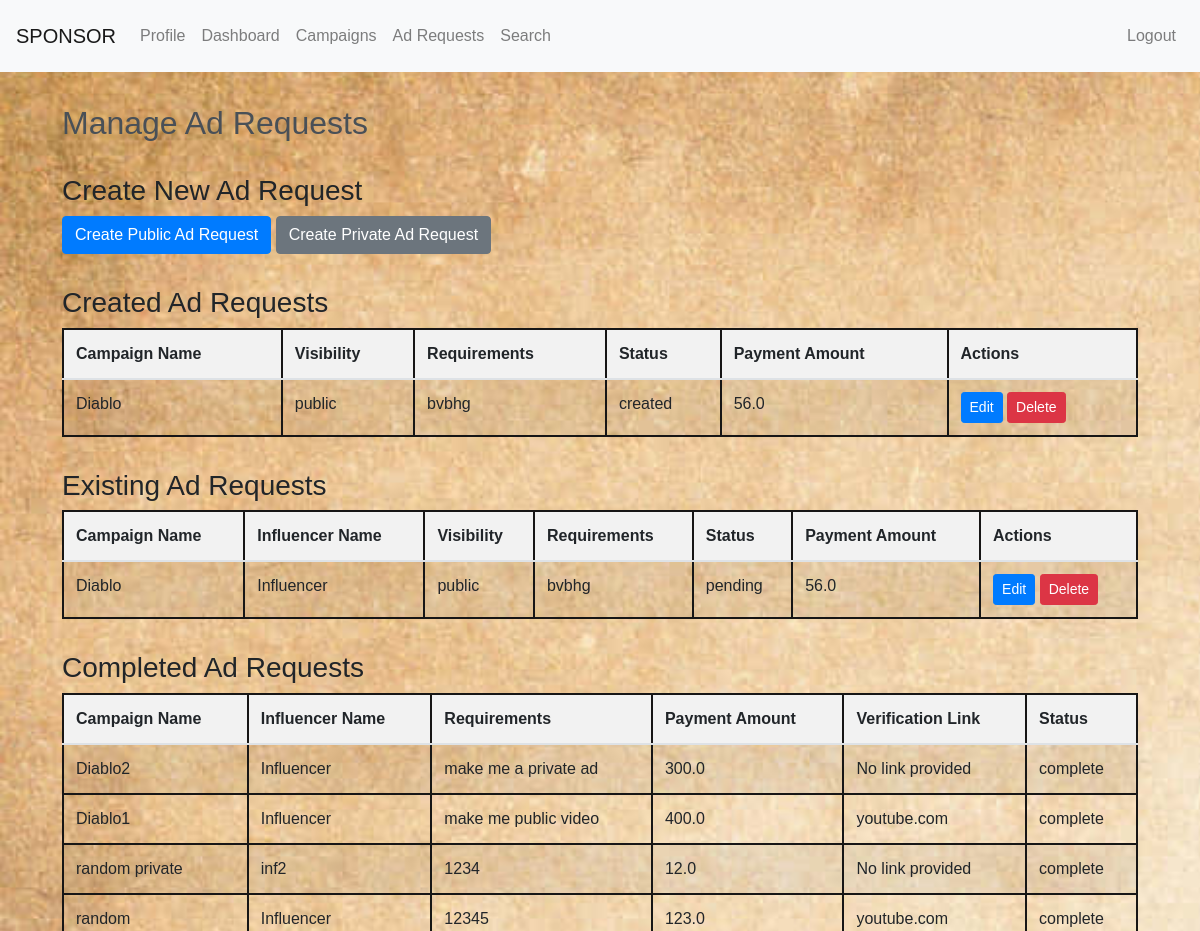
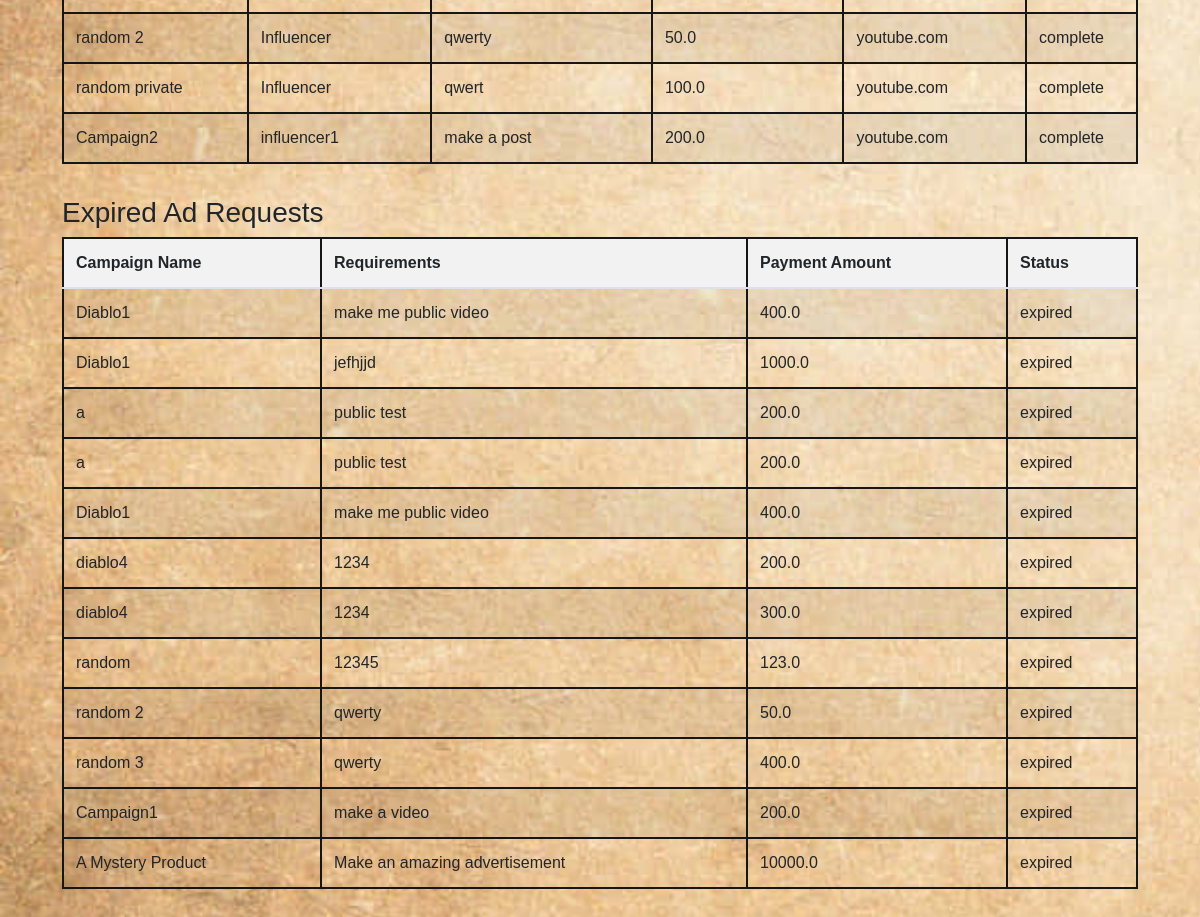
Page /sponsor_ad_request (signed in) on the committed database (2 pictures, top to bottom).
### app.py (models this page shows, shortened)
class AdRequest(db.Model):
    __tablename__ = 'ad_requests'
    id = db.Column(db.Integer, primary_key=True, autoincrement=True)
    campaign_id = db.Column(db.Integer, db.ForeignKey('campaigns.id'), nullable=False)
    influencer_id = db.Column(db.Integer, db.ForeignKey('users.id'), nullable=True)
    requirements = db.Column(db.Text)
    payment_amount = db.Column(db.Float)
    status = db.Column(db.String(50), nullable=False, default='pending')
    verification_link = db.Column(db.String(100), nullable=True)
    campaign = db.relationship('Campaign', backref=db.backref('campaign_ad_requests', lazy=True))
    influencer = db.relationship('User', backref=db.backref('influencer_ad_requests', lazy=True))
    __table_args__ = (
        UniqueConstraint('campaign_id', 'influencer_id', name='unique_campaign_influencer'),
    )

class Campaign(db.Model):
    __tablename__ = 'campaigns'
    id = db.Column(db.Integer, primary_key=True, autoincrement=True)
    name = db.Column(db.String(100), nullable=False)
    description = db.Column(db.Text)
    start_date = db.Column(db.Date)
    end_date = db.Column(db.Date)
    budget = db.Column(db.Float)
    visibility = db.Column(db.String(50), nullable=False)
    goals = db.Column(db.Text)
    sponsor_id = db.Column(db.Integer, db.ForeignKey('users.id'), nullable=False)
    niche = db.Column(db.String(50), nullable=False)
    flagged = db.Column(db.Boolean, default=False)
    ad_requests = db.relationship('AdRequest', backref='campaign_ad', lazy=True)

class User(db.Model):
    __tablename__ = 'users'
    id = db.Column(db.Integer, primary_key=True, autoincrement=True)
    email = db.Column(db.String(100), nullable=False, unique=True)
    password = db.Column(db.String(100), nullable=False)
    role = db.Column(db.String(50), nullable=False)
    flagged = db.Column(db.Boolean, default=False)
    name = db.Column(db.String(100))
    category = db.Column(db.String(100))
    niche = db.Column(db.String(100))
    reach = db.Column(db.Integer)
    company_name = db.Column(db.String(100))
    industry = db.Column(db.String(100))
    budget = db.Column(db.Float)
    sponsor_campaign = db.relationship('Campaign', backref='sponsor_user', lazy=True)
    influencer_ad_request = db.relationship('AdRequest', backref='influencer_user', lazy=True)

### app.py (the view)
@app.route('/sponsor_ad_request', methods=['GET', 'POST'])
def sponsor_ad_request():
    if 'user_id' not in session or session.get('user_role') != 'sponsor':
        flash('Please log in as a sponsor to access this page.', 'danger')
        return redirect(url_for('login'))
    user = User.query.get(session['user_id'])
    if user.flagged:
        flash('Your account is flagged. You cannot access Ad Requests.', 'danger')
        return redirect(url_for('sponsor_dashboard'))
    UserAlias = aliased(User)
    created_ad_requests = db.session.query(AdRequest, Campaign).select_from(
        AdRequest
    ).join(
        Campaign, AdRequest.campaign_id == Campaign.id
    ).filter(
        AdRequest.status == 'created'
    ).all()
    for ad_req, campaign in created_ad_requests:
        if campaign.end_date < datetime.utcnow().date():
            ad_req.status = 'expired'
            db.session.commit()
    ad_requests = db.session.query(AdRequest, Campaign, UserAlias).select_from(
        AdRequest
    ).join(
        Campaign, AdRequest.campaign_id == Campaign.id
    ).outerjoin(
        UserAlias, AdRequest.influencer_id == UserAlias.id
    ).filter(
        Campaign.sponsor_id == user.id,
        AdRequest.status.in_(['pending', 'active', 'rejected'])
    ).all()
    for ad_req, campaign, user_alias in ad_requests:
        if campaign.end_date < datetime.utcnow().date():
            ad_req.status = 'expired'
            db.session.commit()
    if request.method == 'POST':
        if 'create_public' in request.form:
            return redirect(url_for('create_public_ad_request'))
        elif 'create_private' in request.form:
            return redirect(url_for('create_private_ad_request'))
    completed_ad_requests = db.session.query(AdRequest, Campaign, UserAlias).select_from(
    AdRequest
    ).join(
    Campaign, AdRequest.campaign_id == Campaign.id
    ).outerjoin(
    UserAlias, AdRequest.influencer_id == UserAlias.id
    ).filter(
    AdRequest.status == 'complete'
    ).all()
    expired_ad_requests = db.session.query(AdRequest, Campaign, UserAlias).select_from(
        AdRequest
    ).join(
        Campaign, AdRequest.campaign_id == Campaign.id
    ).outerjoin(
        UserAlias, AdRequest.influencer_id == UserAlias.id
    ).filter(
        AdRequest.status == 'expired'
    ).all()
    return render_template('sponsor_ad_request.html', ad_requests=ad_requests, completed_ad_requests=completed_ad_requests, created_ad_requests=created_ad_requests, expired_ad_requests=expired_ad_requests)

### templates/sponsor_ad_request.html (shortened to what this page needs)
<!DOCTYPE html>
<html lang="en">
<head>
    <link rel="stylesheet" href="https://stackpath.bootstrapcdn.com/bootstrap/4.5.2/css/bootstrap.min.css">
    <link rel="stylesheet" href="{{ url_for('static', filename='style.css') }}">
</head>
<body>
    <header>
        <nav class="navbar navbar-expand-lg navbar-light bg-light">
            <a class="navbar-brand" href="#">SPONSOR</a>
            <div class="collapse navbar-collapse" id="navbarNav">
                <ul class="navbar-nav mr-auto">
                    <li class="nav-item">
                        <a class="nav-link" href="{{ url_for('sponsor_profile') }}">Profile</a>
                    </li>
                    <li class="nav-item">
                        <a class="nav-link" href="{{ url_for('sponsor_dashboard') }}">Dashboard</a>
                    </li>
                    <li class="nav-item">
                        <a class="nav-link" href="{{ url_for('campaigns') }}">Campaigns</a>
                    </li>
                    <li class="nav-item">
                        <a class="nav-link" href="{{ url_for('sponsor_ad_request') }}">Ad Requests</a>
                    </li>
                    <li class="nav-item">
                        <a class="nav-link" href="{{ url_for('search') }}">Search</a>
                    </li>
                </ul>
                <ul class="navbar-nav">
                    <li class="nav-item">
                        <a class="nav-link" href="{{ url_for('logout') }}">Logout</a>
                    </li>
                </ul>
            </div>
        </nav>
    </header>
    <main>
        <div class="container">
            <h2>Manage Ad Requests</h2>
            <section>
                <h3>Create New Ad Request</h3>
                <form action="{{ url_for('sponsor_ad_request') }}" method="post">
                    <button type="submit" name="create_public" class="btn btn-primary">Create Public Ad Request</button>
                    <button type="submit" name="create_private" class="btn btn-secondary">Create Private Ad Request</button>
                </form>
            </section>
            <section>
                <h3>Created Ad Requests</h3>
                {% if created_ad_requests %}
                    <table class="table table-striped">
                        <thead>
                            <tr>
                                <th>Campaign Name</th>
                                <th>Visibility</th>
                                <th>Requirements</th>
                                <th>Status</th>
                                <th>Payment Amount</th>
                                <th>Actions</th>
                            </tr>
                        </thead>
                        <tbody>
                            {% for ad_request, campaign in created_ad_requests %}
                                <tr>
                                    <td>{{ campaign.name }}</td>
                                    <td>{{ campaign.visibility }}</td>
                                    <td>{{ ad_request.requirements }}</td>
                                    <td>{{ ad_request.status }}</td>
                                    <td>{{ ad_request.payment_amount }}</td>
                                    <td>
                                        <a href="{{ url_for('edit_ad_request', ad_request_id=ad_request.id) }}" class="btn btn-primary btn-sm">Edit</a>
                                        <form action="{{ url_for('delete_ad_request', ad_request_id=ad_request.id) }}" method="POST" style="display:inline;">
                                            <button type="submit" class="btn btn-danger btn-sm">Delete</button>
                                        </form>
                                    </td>
                                </tr>
                            {% endfor %}
                        </tbody>
                    </table>
                {% else %}
                    <p>No ad requests.</p>
                {% endif %}
            </section>
            <section>
                <h3>Existing Ad Requests</h3>
                {% if ad_requests %}
                    <table class="table table-striped">
                        <thead>
                            <tr>
                                <th>Campaign Name</th>
                                <th>Influencer Name</th>
                                <th>Visibility</th>
                                <th>Requirements</th>
                                <th>Status</th>
                                <th>Payment Amount</th>
                                <th>Actions</th>
                            </tr>
                        </thead>
                        <tbody>
                            {% for ad_request, campaign, user in ad_requests %}
                                <tr>
                                    <td>{{ campaign.name }}</td>
                                    <td>{{ user.name }}</td>
                                    <td>{{ campaign.visibility }}</td>
                                    <td>{{ ad_request.requirements }}</td>
                                    <td>{{ ad_request.status }}</td>
                                    <td>{{ ad_request.payment_amount }}</td>
                                    <td>
                                        <a href="{{ url_for('edit_ad_request', ad_request_id=ad_request.id) }}" class="btn btn-primary btn-sm">Edit</a>
                                        <form action="{{ url_for('delete_ad_request', ad_request_id=ad_request.id) }}" method="POST" style="display:inline;">
                                            <button type="submit" class="btn btn-danger btn-sm">Delete</button>
                                        </form>
                                    </td>
                                </tr>
                            {% endfor %}
                        </tbody>
                    </table>
                {% else %}
                    <p>No ad requests.</p>
                {% endif %}
            </section>
            <section>
                <h3>Completed Ad Requests</h3>
                {% if completed_ad_requests %}
                    <table class="table table-striped">
                        <thead>
                            <tr>
                                <th>Campaign Name</th>
                                <th>Influencer Name</th>
                                <th>Requirements</th>
                                <th>Payment Amount</th>
                                <th>Verification Link</th>
                                <th>Status</th>
                            </tr>
                        </thead>
                        <tbody>
                            {% for ad_request, campaign , influencer in completed_ad_requests %}
                                <tr>
                                    <td>{{ campaign.name }}</td>
                                    <td>{{ influencer.name }}</td>
                                    <td>{{ ad_request.requirements }}</td>
                                    <td>{{ ad_request.payment_amount }}</td>
                                    <td>
                                        {% if ad_request.verification_link %}
                                            <a target="_blank">{{ ad_request.verification_link }}</a>
                                        {% else %}
                                            <span>No link provided</span>
                                        {% endif %}
                                    </td>
                                    <td>{{ ad_request.status }}</td>
                                </tr>
                            {% endfor %}
                        </tbody>
                    </table>
                {% else %}
                    <p>No completed ad requests.</p>
                {% endif %}
            </section>
            <section>
                <h3>Expired Ad Requests</h3>
                {% if expired_ad_requests %}
                    <table class="table table-striped">
                        <thead>
                            <tr>
                                <th>Campaign Name</th>
                                <th>Requirements</th>
                                <th>Payment Amount</th>
                                <th>Status</th>
                            </tr>
                        </thead>
                        <tbody>
                            {% for ad_request, campaign , influencer in expired_ad_requests %}
                                <tr>
                                    <td>{{ campaign.name }}</td>
                                    <td>{{ ad_request.requirements }}</td>
                                    <td>{{ ad_request.payment_amount }}</td>
                                    <td>{{ ad_request.status }}</td>
                                </tr>
                            {% endfor %}
                        </tbody>
                    </table>
                {% else %}
                    <p>No expired ad requests.</p>
                {% endif %}
            </section>
        </div>
    </main>
</body>
</html>

### static/style.css (style rules this page uses)
body { font-family: Arial, sans-serif; background-color: #f8f9fa; margin: 0; padding: 0; }
.navbar { display: flex; justify-content: space-between; align-items: center; background-color: #343a40; padding: 1rem; color: white; }
.container { padding: 2rem; }
section { margin-top: 2rem; }
h2 { font-size: 2rem; color: #495057; }

### templates/sponsor_ad_request.html (style rules this page uses)
body { background-image: url("static/sponsor_bg.jpg"); background-size: cover; }
table { width: 100%; border-collapse: collapse; margin-bottom: 20px; }
table, th, td { border: 2px solid #171616; }
th, td { padding: 8px; text-align: left; }
th { background-color: #f2f2f2; }

### rows in the picture
AdRequest: name "Diablo", visibility "public", requirements "bvbhg", status "created", payment_amount "56.0"
AdRequest: name "Diablo", name "Influencer", visibility "public", requirements "bvbhg", status "pending", payment_amount "56.0"
AdRequest: name "Diablo2", name "Influencer", requirements "make me a private ad", payment_amount "300.0", shows "No link provided", status "complete"
AdRequest: name "Diablo1", name "Influencer", requirements "make me public video", payment_amount "400.0", verification_link "youtube.com", status "complete"
AdRequest: name "random private", name "inf2", requirements "1234", payment_amount "12.0", shows "No link provided", status "complete"
AdRequest: name "random", name "Influencer", requirements "12345", payment_amount "123.0", verification_link "youtube.com", status "complete"
AdRequest: name "random 2", name "Influencer", requirements "qwerty", payment_amount "50.0", verification_link "youtube.com", status "complete"
AdRequest: name "random private", name "Influencer", requirements "qwert", payment_amount "100.0", verification_link "youtube.com", status "complete"
AdRequest: name "Campaign2", name "influencer1", requirements "make a post", payment_amount "200.0", verification_link "youtube.com", status "complete"
AdRequest: name "Diablo1", requirements "make me public video", payment_amount "400.0", status "expired"
AdRequest: name "Diablo1", requirements "jefhjjd", payment_amount "1000.0", status "expired"
AdRequest: name "a", requirements "public test", payment_amount "200.0", status "expired"
AdRequest: name "a", requirements "public test", payment_amount "200.0", status "expired"
AdRequest: name "Diablo1", requirements "make me public video", payment_amount "400.0", status "expired"
AdRequest: name "diablo4", requirements "1234", payment_amount "200.0", status "expired"
AdRequest: name "diablo4", requirements "1234", payment_amount "300.0", status "expired"
AdRequest: name "random", requirements "12345", payment_amount "123.0", status "expired"
AdRequest: name "random 2", requirements "qwerty", payment_amount "50.0", status "expired"
AdRequest: name "random 3", requirements "qwerty", payment_amount "400.0", status "expired"
AdRequest: name "Campaign1", requirements "make a video", payment_amount "200.0", status "expired"
AdRequest: name "A Mystery Product", requirements "Make an amazing advertisement", payment_amount "10000.0", status "expired"
